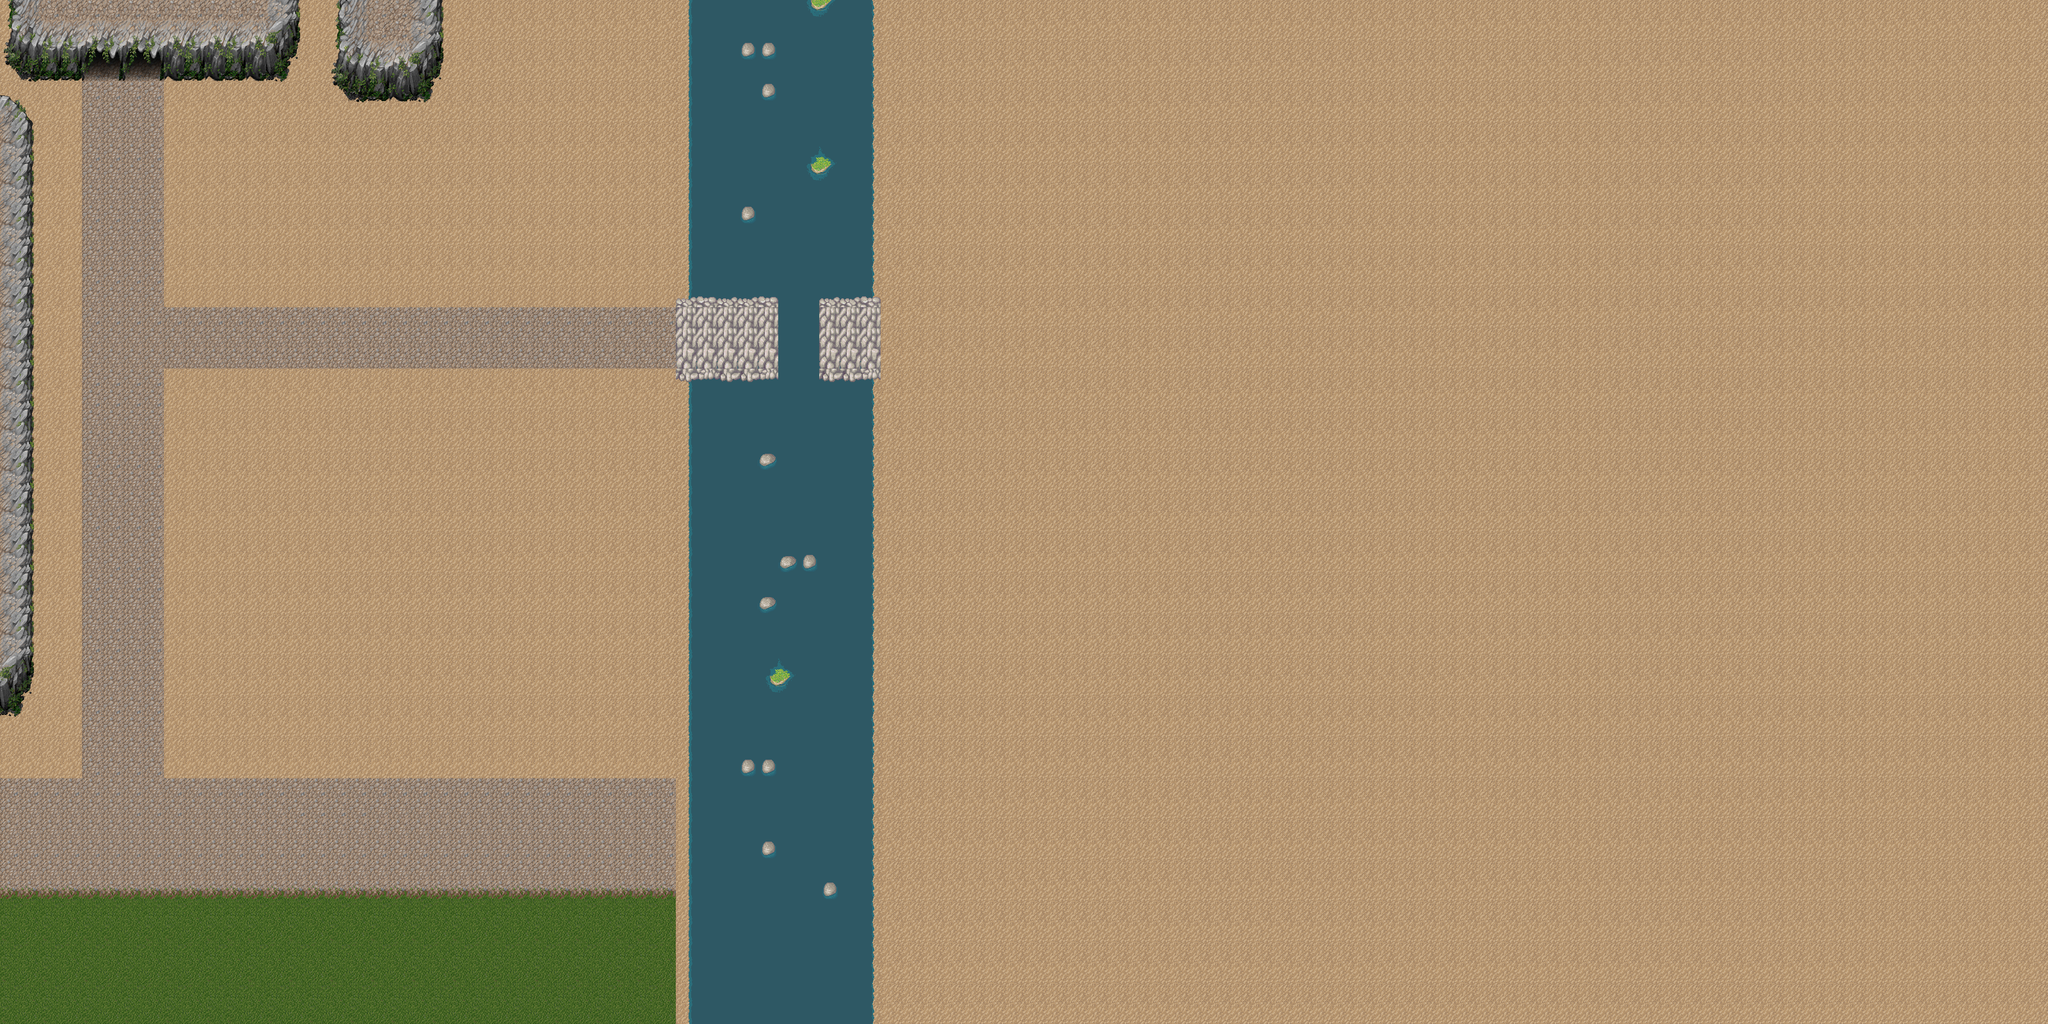

The image is a tile-based game level rendered from a .tmx file. Its description and source (layers, tilesets, objects; grid data summarised) follow:
An orthogonal 100x50 tile map with 32x32 px tiles, 5 tile layers (Ground, Wege + Gras, Grosse Felsen + Begrenzungen, Wassergraben, ...) and 11 objects.

<map version="1.0" orientation="orthogonal" width="100" height="50" tilewidth="32" tileheight="32">
 <tileset firstgid="1" name="landscape_mountains_(2D_Circle_Graphic_32x32)" tilewidth="32" tileheight="32">
  <image source="gfx/landscape_mountains_(2D_Circle_Graphic_32x32).png" width="1024" height="512" />
 </tileset>
 <layer name="Ground" width="100" height="50">
  <data>[5000 cells, 5000 non-empty, 2 distinct tile ids]</data>
 </layer>
 <layer name="Wege + Gras" width="100" height="50">
  <data>[5000 cells, 619 non-empty, 11 distinct tile ids]</data>
 </layer>
 <layer name="Grosse Felsen + Begrenzungen" width="100" height="50">
  <data>[5000 cells, 152 non-empty, 40 distinct tile ids]</data>
 </layer>
 <layer name="Wassergraben" width="100" height="50">
  <data>[5000 cells, 500 non-empty, 9 distinct tile ids]</data>
 </layer>
 <layer name="Brücke" width="100" height="50">
  <data>[5000 cells, 40 non-empty, 6 distinct tile ids]</data>
 </layer>
 <objectgroup name="wall" width="100" height="50">
  <object x="1101" y="3" width="6" height="429" />
  <object x="1105" y="594" width="4" height="866" />
  <object x="692" y="2" width="377" height="8" />
  <object x="660" y="-14" width="6" height="138" />
  <object x="526" y="94" width="163" height="6" />
  <object x="58" y="93" width="467" height="4" />
  <object x="13" y="99" width="5" height="960" />
  <object x="5" y="1098" width="6" height="352" />
  <object x="4" y="1456" width="1061" height="7" />
  <object x="1363" y="2" width="5" height="438" />
  <object x="1363" y="636" width="3" height="970" />
 </objectgroup>
</map>